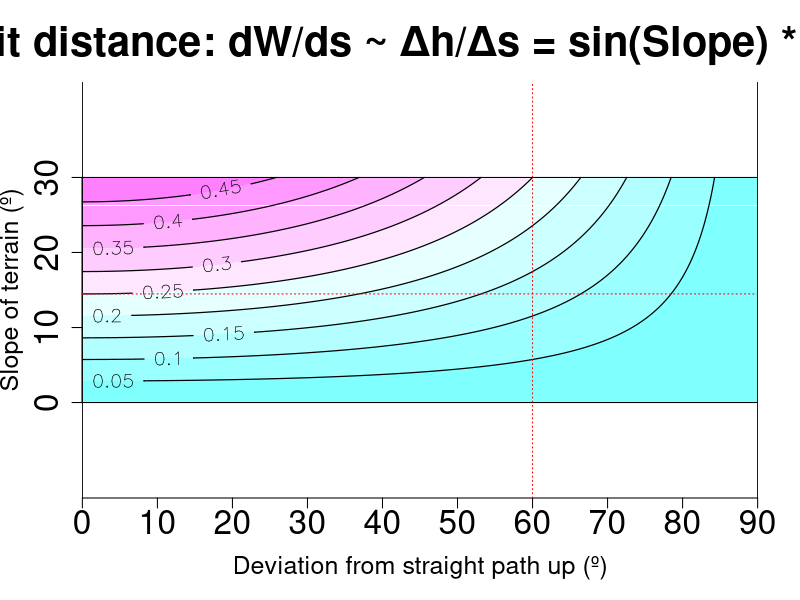
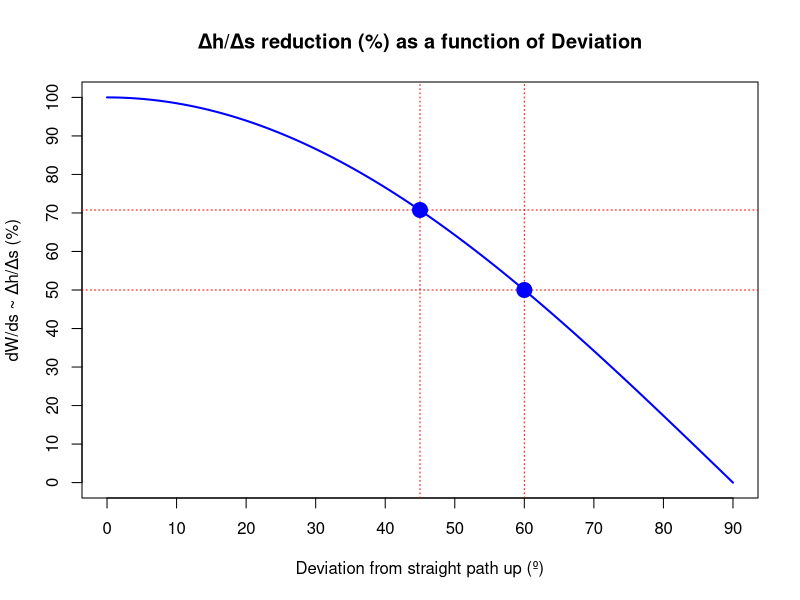

These figures' R source, in order:
# Calculating the effort saved by zigzagging uphill on a bicycle
# www.overfitting.net
# https://www.overfitting.net/2025/10/subiendo-cuestas-en-bicicleta.html

library(Cairo)

# Fine grid of values
RESOL=10
minalpha=0; maxalpha=30
alpha <- seq(from=minalpha, to=maxalpha, length.out=(maxalpha-minalpha+1)*RESOL)

mintheta=0; maxtheta=90
theta <- seq(from=mintheta, to=maxtheta, length.out=(maxtheta-mintheta+1)*RESOL)

# Convert to radians
alpha_rad <- alpha * pi / 180
theta_rad <- theta * pi / 180

# Build matrix: rows = alpha, cols = theta
M <- outer(alpha_rad, theta_rad, function(a, t) sin(a) * cos(t))
# Add row and column names
rownames(M) <- alpha      # alpha values
colnames(M) <- theta      # theta values

# Write data
# write.csv2(M, "bike.csv")

NCOL=10
CairoPNG("heatmap.png", width=1920, height=1080)
    # Plot using original increasing alpha
    image(theta, alpha, t(M),
          # col = gray.colors(NCOL, start = 1, end = 0.25),
          col = cm.colors(NCOL),
          xlab = "Deviation from straight path up (º)",
          ylab = "Slope of terrain (º)",
          main = "Effort per unit distance: dW/ds ~ Δh/Δs = sin(Slope) * cos(Deviation)",
          cex.main = 2.5, cex.lab = 1.5,
          asp=1, axes = FALSE)
    abline(h=c(minalpha, maxalpha), v=c(mintheta, maxtheta))

    # Tick marks every 10°
    ticksalpha <- seq(minalpha, maxalpha, by = 10)
    tickstheta <- seq(mintheta, maxtheta, by = 10)
    axis(1, at = tickstheta, labels = tickstheta, cex.axis = 2)
    axis(2, at = ticksalpha, labels = ticksalpha, cex.axis = 2)
    
    contour(theta, alpha, t(M),
            add = TRUE,
            levels = seq(min(M), max(M), length.out=NCOL+1),
            drawlabels = TRUE,  # set to FALSE to hide numbers
            labelfmt = "%.3f",
            lwd = 1.2, labcex = 1.2, col = 'black')
    
    # Example 1: angle to get slope (effort) halved, for a max slope of dh/ds=0.25
    value_1_4=asin(1/4)  # slope to get dh/ds=0.25
    print(paste0("Slope at which dh/ds=0.25: ", round(value_1_4*180/pi,1), "º"))
    i=as.integer(which.min(abs(M[,1]-value_1_4)))
    vec=M[i,]
    j=as.integer(which.min(abs(vec-max(vec)/2)))
    print(paste0("Must be around 0.25/2=0.125: ", M[i,j]))
    abline(h=value_1_4*180/pi, v=(j-1)/(length(theta)-1)*maxtheta,
           col='red', lty='dotted')
    print(paste0("You must ride ", round((j-1)/(length(vec)-1)*maxtheta,1),
                 "º deviated from straight line"))
    
    # Example 2: slope (effort) reduction in % for a Deviatio of 45º,
    # for a max slope of dh/ds=0.25
    print(paste0("Effort reduction for 45º of Deviation: ",
                 round((1-vec[round(45/maxtheta*length(vec))]/max(vec))*100,1),
                 "%"))
dev.off()

CairoPNG("examples.png", width=1024, height=800)
    # Example 1 and 2 plots
    plot(theta, vec, type='l', xlim=c(mintheta,maxtheta), ylim=c(0,max(vec)),
         main='Δh/Δs reduction (%) as a function of Deviation',
         xlab='Deviation from straight path up (º)',
         ylab='dW/ds ~ Δh/Δs (%)',
         col='blue', lwd=2, axes=FALSE)
    box()
    axis(1, at = tickstheta, labels = tickstheta, cex.axis = 1)
    axis(2, at = seq(0, max(vec), length.out=11),
         labels = seq(0,100, length.out=11), cex.axis = 1)
    # Example 1
    x1=round((j-1)/(length(vec)-1)*maxtheta)
    y1=M[i,j]
    abline(h=y1, v=x1,
           col='red', lty='dotted')
    points(x1, y1, col='blue', cex=2, pch=19)
    # Example 2
    x2=45
    y2=vec[round(45/maxtheta*length(vec))]
    abline(h=y2, v=x2, col='red', lty='dotted')
    points(x2, y2, col='blue', cex=2, pch=19)
dev.off()
       
